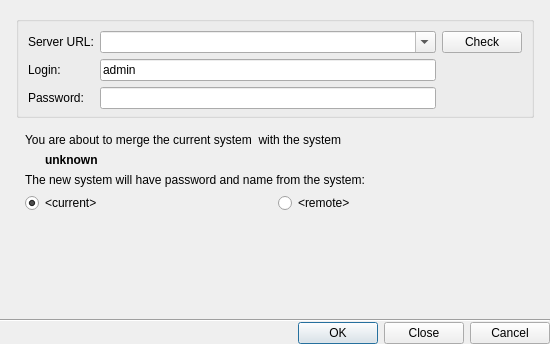
<?xml version="1.0" encoding="UTF-8"?>
<ui version="4.0">
 <class>QnMergeSystemsDialog</class>
 <widget class="QDialog" name="QnMergeSystemsDialog">
  <property name="geometry">
   <rect>
    <x>0</x>
    <y>0</y>
    <width>550</width>
    <height>344</height>
   </rect>
  </property>
  <property name="windowTitle">
   <string>Merge Systems...</string>
  </property>
  <property name="modal">
   <bool>true</bool>
  </property>
  <layout class="QVBoxLayout" name="verticalLayout">
   <property name="spacing">
    <number>0</number>
   </property>
   <property name="leftMargin">
    <number>0</number>
   </property>
   <property name="topMargin">
    <number>0</number>
   </property>
   <property name="rightMargin">
    <number>0</number>
   </property>
   <property name="bottomMargin">
    <number>0</number>
   </property>
   <item>
    <widget class="QStackedWidget" name="stackedWidget">
     <property name="currentIndex">
      <number>0</number>
     </property>
     <widget class="QWidget" name="configurationPage">
      <layout class="QVBoxLayout" name="verticalLayout_4">
       <property name="leftMargin">
        <number>16</number>
       </property>
       <property name="topMargin">
        <number>16</number>
       </property>
       <property name="rightMargin">
        <number>16</number>
       </property>
       <property name="bottomMargin">
        <number>16</number>
       </property>
       <item>
        <widget class="QGroupBox" name="credentialsGroupBox">
         <property name="title">
          <string/>
         </property>
         <layout class="QVBoxLayout" name="verticalLayout_2">
          <property name="bottomMargin">
           <number>0</number>
          </property>
          <item>
           <layout class="QHBoxLayout" name="horizontalLayout">
            <item>
             <layout class="QFormLayout" name="formLayout">
              <property name="fieldGrowthPolicy">
               <enum>QFormLayout::ExpandingFieldsGrow</enum>
              </property>
              <item row="0" column="0">
               <widget class="QLabel" name="urlLabel">
                <property name="text">
                 <string>Server URL:</string>
                </property>
               </widget>
              </item>
              <item row="0" column="1">
               <widget class="QComboBox" name="urlComboBox">
                <property name="sizePolicy">
                 <sizepolicy hsizetype="MinimumExpanding" vsizetype="Fixed">
                  <horstretch>0</horstretch>
                  <verstretch>0</verstretch>
                 </sizepolicy>
                </property>
                <property name="editable">
                 <bool>true</bool>
                </property>
                <property name="insertPolicy">
                 <enum>QComboBox::NoInsert</enum>
                </property>
                <property name="sizeAdjustPolicy">
                 <enum>QComboBox::AdjustToMinimumContentsLength</enum>
                </property>
               </widget>
              </item>
              <item row="2" column="1">
               <widget class="QLineEdit" name="passwordEdit">
                <property name="echoMode">
                 <enum>QLineEdit::Password</enum>
                </property>
               </widget>
              </item>
              <item row="2" column="0">
               <widget class="QLabel" name="passwordLabel">
                <property name="text">
                 <string>Password:</string>
                </property>
               </widget>
              </item>
              <item row="1" column="0">
               <widget class="QLabel" name="LoginLabel">
                <property name="text">
                 <string>Login:</string>
                </property>
               </widget>
              </item>
              <item row="1" column="1">
               <widget class="QLineEdit" name="loginEdit">
                <property name="text">
                 <string notr="true">admin</string>
                </property>
               </widget>
              </item>
             </layout>
            </item>
            <item alignment="Qt::AlignTop">
             <widget class="QPushButton" name="testConnectionButton">
              <property name="text">
               <string>Check</string>
              </property>
             </widget>
            </item>
           </layout>
          </item>
          <item>
           <widget class="QnWordWrappedLabel" name="errorLabel" native="true"/>
          </item>
         </layout>
        </widget>
       </item>
       <item>
        <widget class="QWidget" name="configurationWidget" native="true">
         <layout class="QVBoxLayout" name="verticalLayout_3">
          <item>
           <widget class="QLabel" name="currentSystemLabel">
            <property name="text">
             <string notr="true">You are about to merge the current system &lt;system name&gt; with the system</string>
            </property>
           </widget>
          </item>
          <item>
           <widget class="QLabel" name="remoteSystemLabel">
            <property name="font">
             <font>
              <weight>75</weight>
              <bold>true</bold>
             </font>
            </property>
            <property name="text">
             <string notr="true">unknown</string>
            </property>
            <property name="indent">
             <number>20</number>
            </property>
           </widget>
          </item>
          <item>
           <widget class="QLabel" name="newSystemLabel">
            <property name="text">
             <string>The new system will have password and name from the system:</string>
            </property>
           </widget>
          </item>
          <item>
           <layout class="QHBoxLayout" name="horizontalLayout_2">
            <item>
             <widget class="QRadioButton" name="currentSystemRadioButton">
              <property name="text">
               <string notr="true">&lt;current&gt;</string>
              </property>
              <property name="checked">
               <bool>true</bool>
              </property>
             </widget>
            </item>
            <item>
             <widget class="QRadioButton" name="remoteSystemRadioButton">
              <property name="text">
               <string notr="true">&lt;remote&gt;</string>
              </property>
             </widget>
            </item>
           </layout>
          </item>
         </layout>
        </widget>
       </item>
       <item>
        <spacer name="verticalSpacer">
         <property name="orientation">
          <enum>Qt::Vertical</enum>
         </property>
         <property name="sizeHint" stdset="0">
          <size>
           <width>20</width>
           <height>40</height>
          </size>
         </property>
        </spacer>
       </item>
      </layout>
     </widget>
     <widget class="QWidget" name="finalPage">
      <layout class="QVBoxLayout" name="verticalLayout_6">
       <property name="spacing">
        <number>20</number>
       </property>
       <property name="leftMargin">
        <number>16</number>
       </property>
       <property name="topMargin">
        <number>16</number>
       </property>
       <property name="rightMargin">
        <number>16</number>
       </property>
       <property name="bottomMargin">
        <number>16</number>
       </property>
       <item>
        <spacer name="verticalSpacer_2">
         <property name="orientation">
          <enum>Qt::Vertical</enum>
         </property>
         <property name="sizeHint" stdset="0">
          <size>
           <width>20</width>
           <height>40</height>
          </size>
         </property>
        </spacer>
       </item>
       <item>
        <widget class="QLabel" name="successLabel">
         <property name="text">
          <string notr="true" extracomment="Text is set in the source file.">Success!

System was configured successfully.
The servers from the remote system should appear in your system soon.</string>
         </property>
         <property name="alignment">
          <set>Qt::AlignCenter</set>
         </property>
        </widget>
       </item>
       <item>
        <widget class="QLabel" name="reconnectLabel">
         <property name="text">
          <string>You will be reconnected.</string>
         </property>
         <property name="alignment">
          <set>Qt::AlignCenter</set>
         </property>
        </widget>
       </item>
       <item>
        <spacer name="verticalSpacer_3">
         <property name="orientation">
          <enum>Qt::Vertical</enum>
         </property>
         <property name="sizeHint" stdset="0">
          <size>
           <width>20</width>
           <height>40</height>
          </size>
         </property>
        </spacer>
       </item>
      </layout>
     </widget>
    </widget>
   </item>
   <item>
    <widget class="Line" name="line">
     <property name="orientation">
      <enum>Qt::Horizontal</enum>
     </property>
    </widget>
   </item>
   <item>
    <widget class="QnDialogButtonBox" name="buttonBox">
     <property name="orientation">
      <enum>Qt::Horizontal</enum>
     </property>
     <property name="standardButtons">
      <set>QDialogButtonBox::Cancel|QDialogButtonBox::Close|QDialogButtonBox::Ok</set>
     </property>
    </widget>
   </item>
  </layout>
 </widget>
 <customwidgets>
  <customwidget>
   <class>QnWordWrappedLabel</class>
   <extends>QWidget</extends>
   <header location="global">ui/widgets/word_wrapped_label.h</header>
   <container>1</container>
  </customwidget>
  <customwidget>
   <class>QnDialogButtonBox</class>
   <extends>QDialogButtonBox</extends>
   <header location="global">ui/widgets/common/dialog_button_box.h</header>
  </customwidget>
 </customwidgets>
 <tabstops>
  <tabstop>urlComboBox</tabstop>
  <tabstop>loginEdit</tabstop>
  <tabstop>passwordEdit</tabstop>
  <tabstop>testConnectionButton</tabstop>
  <tabstop>currentSystemRadioButton</tabstop>
  <tabstop>remoteSystemRadioButton</tabstop>
 </tabstops>
 <resources/>
 <connections/>
</ui>
